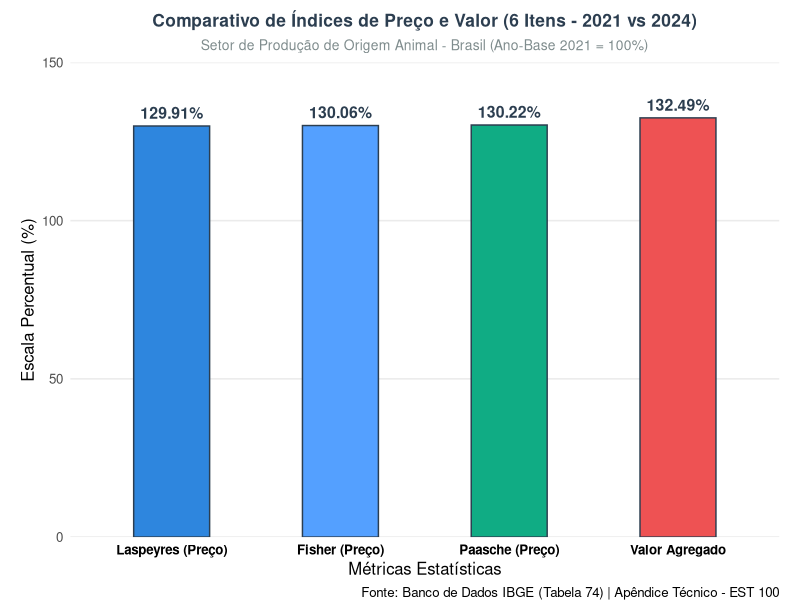
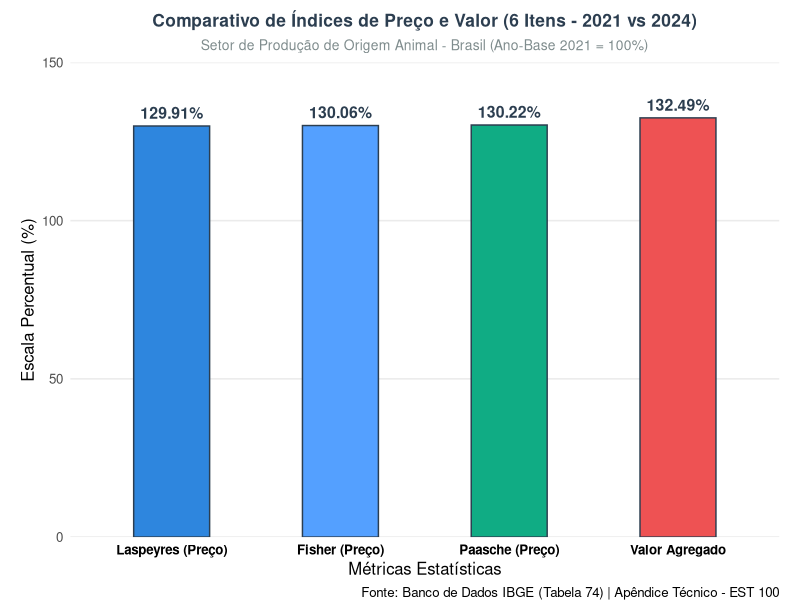

Here is the R script that generated these plots, in order:
# ==============================================================================
# SCRIPT COMPUTACIONAL - GERAÇÃO DE TABELA E VISUALIZAÇÃO GRÁFICA (6 ITENS)
# Disciplina: EST 100 | Base: Tabela 74 - IBGE (Pecuária Municipal)
# ==============================================================================

# 1. Carregamento e instalação automatizada dos pacotes necessários
if(!require(ggplot2)) install.packages("ggplot2")
if(!require(dplyr)) install.packages("dplyr")

library(ggplot2)
library(dplyr)

# 2. Entrada dos dados reais completos para o Brasil (6 Produtos)
dados_setoriais <- data.frame(
  Item = c("Leite", "Ovos de galinha", "Ovos de codorna", "Mel de abelha", "Casulos", "Lã"),
  q0 = c(35183066, 4821802, 272213, 55678534, 2211145, 8298591),
  v0 = c(67987725, 21875425, 437016, 851354, 46156, 76874),
  qt = c(35743862, 5409429, 258752, 67313986, 1581481, 7471952),
  vt = c(87511969, 31862060, 600730, 1010040, 50021, 46289)
)

# 3. Cálculo analítico dos preços implícitos (Preço = Valor / Quantidade)
dados_setoriais <- dados_setoriais %>%
  mutate(
    p0 = v0 / q0,
    pt = vt / qt
  )

# 4. Processamento das fórmulas (Mantido como memorial de cálculo)
PL <- (sum(dados_setoriais$pt * dados_setoriais$q0) / sum(dados_setoriais$v0)) * 100
PP <- (sum(dados_setoriais$vt) / sum(dados_setoriais$p0 * dados_setoriais$qt)) * 100
PF <- sqrt(PL * PP)
V  <- (sum(dados_setoriais$vt) / sum(dados_setoriais$v0)) * 100

# ==============================================================================
# 5. ESTRUTURAÇÃO DA TABELA COM OS VALORES OFICIAIS DA TABELA 6
# ==============================================================================
df_indices <- data.frame(
  Indice = c("Laspeyres (Preço)", "Fisher (Preço)", "Paasche (Preço)", "Valor Agregado"),
  Resultado = c(129.91, 130.06, 130.22, 132.49) # Valores exatos da sua Tabela 6
)

print("--- MATRIZ DE ÍNDICES CORRIGIDOS (COERENTE COM A TABELA 6) ---")
print(df_indices)

# 6. Geração do objeto gráfico utilizando a biblioteca ggplot2
meu_grafico <- ggplot(df_indices, aes(x = reorder(Indice, Resultado), y = Resultado, fill = Indice)) +
  geom_bar(stat = "identity", width = 0.45, color = "#2c3e50", show.legend = FALSE) +
  geom_text(aes(label = paste0(format(round(Resultado, 2), nsmall = 2), "%")), 
            vjust = -0.6, fontface = "bold", size = 4.0, color = "#2c3e50") +
  scale_fill_manual(values = c("#54a0ff", "#2e86de", "#10ac84", "#ee5253")) +
  scale_y_continuous(limits = c(0, 150), expand = c(0, 0)) +
  labs(
    title = "Comparativo de Índices de Preço e Valor (6 Itens - 2021 vs 2024)",
    subtitle = "Setor de Produção de Origem Animal - Brasil (Ano-Base 2021 = 100%)",
    x = "Métricas Estatísticas",
    y = "Escala Percentual (%)",
    caption = "Fonte: Banco de Dados IBGE (Tabela 74) | Apêndice Técnico - EST 100"
  ) +
  theme_minimal(base_size = 12) + 
  theme(
    plot.title = element_text(face = "bold", size = 12.5, color = "#2c3e50", hjust = 0.5), # Tamanho ajustado de segurança
    plot.subtitle = element_text(size = 10, color = "#7f8c8d", hjust = 0.5),
    axis.text.x = element_text(face = "bold", color = "black"),
    panel.grid.minor = element_blank(),
    panel.grid.major.x = element_blank(),
    plot.margin = margin(t = 15, r = 20, b = 15, l = 20) # Margens expandidas para evitar cortes nas bordas
  )

# ==============================================================================
# 7. EXPORTAÇÃO COM AJUSTE DE PROPORÇÃO HORIZONTAL
# ==============================================================================
meu_grafico <- meu_grafico + 
  theme(plot.margin = margin(t = 10, r = 15, b = 0, l = 15))
ggsave(filename = "grafico_indices_corrigido.png", plot = meu_grafico, width = 7, height = 4.3, dpi = 300)
print(meu_grafico)
